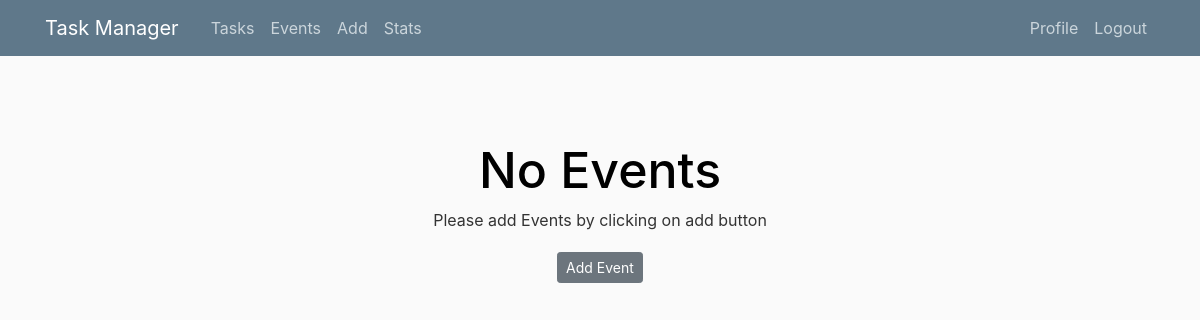
Before: /events/ (signed in) with the older database file.
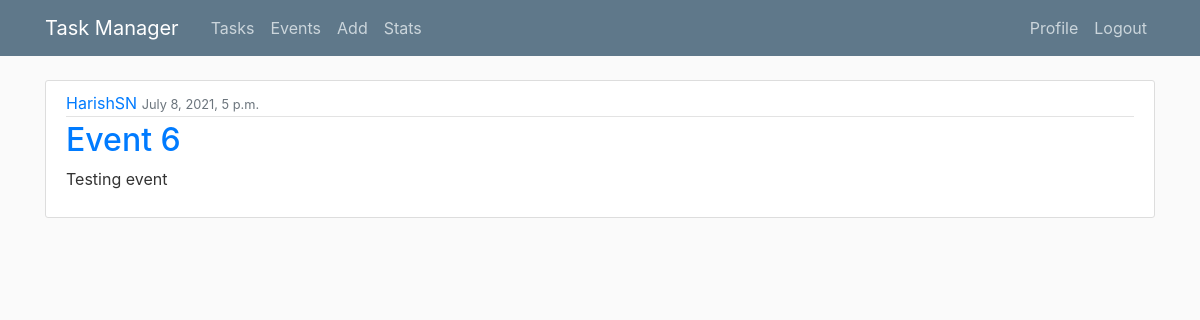
After: the same page with the newer database file.
### taskmanager/models.py (models this page shows, shortened)
class TaskAndEvent(models.Model):
    PRIORITIES = ((10, 'high'), (5, 'low'))
    TYPE = ((1, 'Task'), (2, 'Event'))
    name = models.CharField(max_length=100)
    description = models.TextField()
    date_created = models.DateTimeField(auto_now_add=True)
    author = models.ForeignKey(User, on_delete=models.CASCADE)
    due = models.DateTimeField(
        auto_now_add=False, auto_now=False, default=datetime.now())
    complete = models.CharField(default='nc', max_length=10)
    priority = models.IntegerField(choices=PRIORITIES, default=5)
    name_type = models.IntegerField(choices=TYPE, default=1)

### taskmanager/views.py (the view)
# urls.py: path('events/', views.Events, name='taskmanager-events'),
@login_required
def Events(request):
    events = TaskAndEvent.objects.filter(author=request.user, complete='nc',
                                         name_type=2)
    context = {
        'events': events
    }
    return render(request, 'taskmanager/events.html', context)

### taskmanager/templates/taskmanager/events.html (shortened to what this page needs)
{% extends "taskmanager/base.html" %}
{% block content %}
    {% if events %}
        {%  for event in events %}
            <article class="media content-section">
            <div class="media-body">
                <div class="article-metadata">
                    <a class="'mr-2" href=""#>{{ event.author }}</a>
                    <small class="text-muted">{{ event.due }}</small>
                </div>
                <h2><a class="'article-title" href = "{% url 'event-detail' event.id %}">{{ event.name }}</a></h2>
                <p class="article-content">{{ event.description }}</p>
                </div>
            </div>
        {% endfor %}
        {% else %}
        <center>
        <h1>No Events</h1>
            <p>Please add Events by clicking on add button</p>
        <a class="btn btn-secondary btn-sm mt-1 mb-1" href="{% url 'new'%}">Add Event</a>
        </center>
    {% endif %}
{% endblock content %}

Changed rows visible on the page:
added TaskAndEvent: author "HarishSN", due "July 8, 2021, 5 p.m.", name "Event 6", description "Testing event"
Other visible differences:
text no longer shown: "No Events Please add Events by clicking on add button Add Event"
